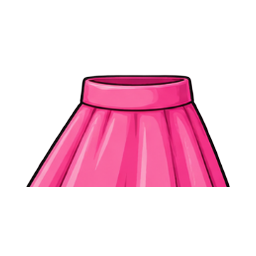
#> input picture scratch/clean_skirts/aline-skirt.png, 256 x 256 px, given as the content of the folder public/assets/outfits/skirts, which was not available
$ python process_perfect_skirts.py
#> lines starting #> are read from the running program, lines starting #| are printed output that depends on the picture; pictures that were not available may be replaced by others from this repository, and a replacement may not be noted
import os
from PIL import Image

skirt_dir = 'public/assets/outfits/skirts'
files = sorted([f for f in os.listdir(skirt_dir) if f.endswith('.png')])

for f in files:
    path = os.path.join(skirt_dir, f)
    img = Image.open(path).convert('RGBA')
#> img is the input picture: PIL image 256x256 RGBA; mean R, G, B, A 56.8, 19, 34.6, 63.4
    w, h = img.size
#> w = 256; h = 256
    pix = img.load()

    # Text labels always start around y >= 155 in the original grid slice, or y >= 148 for shorter frames.
    # In some images, the label bar has white text on dark background or vice versa.
    # Let's inspect y from 145 down to 180 to find the text label start.
    # A text label row typically has many pixels with x spanning a wide label box, or dark text pixels.
    # For each skirt, let's find the maximum y where skirt pixels exist BEFORE the label starts.

    # For 192px tall images: label bar top is at y=155 (or y=148 if shorter label).
    # Let's crop y from 0 to 150 first.
    crop_height = 150
    if f in ['satin-skirt.png', 'pencil-skirt.png']:
        crop_height = 153 # Long skirts
    elif h > 200: # aline-skirt.png (255x313)
        crop_height = int(h * 0.45)
#> crop_height = 115

    skirt_only = img.crop((0, 0, w, crop_height))
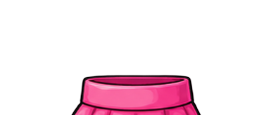
#> skirt_only: PIL image 256x115 RGBA; mean R, G, B, A 30.6, 8.9, 17.8, 38.2; transparent parts drawn white

    # Autotrim transparent laths
    bbox = skirt_only.getbbox()
#> bbox = (71, 74, 202, 115)
    if bbox:
        trimmed = skirt_only.crop(bbox)
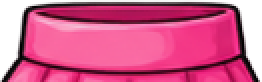
#> trimmed: PIL image 131x41 RGBA (shown 2 times larger); mean R, G, B, A 167.4, 48.7, 97.4, 209.3; transparent parts drawn white
    else:
        trimmed = skirt_only

    tw, th = trimmed.size
#> tw = 131; th = 41

    # Target canvas 256x256
    canvas_size = 256
    padding = 24
    max_dim = canvas_size - (padding * 2)

    scale = min(max_dim / tw, max_dim / th)
#> scale = 1.59
    nw = int(tw * scale)
#> nw = 208
    nh = int(th * scale)
#> nh = 65

    resized = trimmed.resize((nw, nh), Image.Resampling.LANCZOS)
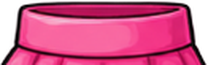
#> resized: PIL image 208x65 RGBA; mean R, G, B, A 166.9, 48.2, 97.1, 209.4; transparent parts drawn white

    # Create final transparent 256x256 image
    final_img = Image.new('RGBA', (canvas_size, canvas_size), (0, 0, 0, 0))
#> final_img: PIL image 256x256 RGBA; every value is 0
    pos_x = (canvas_size - nw) // 2
#> pos_x = 24
    pos_y = (canvas_size - nh) // 2
#> pos_y = 95
    final_img.paste(resized, (pos_x, pos_y), resized)
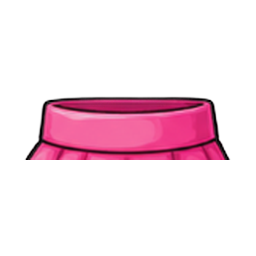
#> final_img: PIL image 256x256 RGBA; mean R, G, B, A 33.6, 9.7, 19.6, 41.9; transparent parts drawn white

    # Save back to public/assets/outfits/skirts/<filename>
    final_img.save(path)
    print(f"Processed {f:20s}: trimmed=({tw}x{th}) -> scaled=({nw}x{nh}) -> saved 256x256 transparent PNG")
#| Processed aline-skirt.png     : trimmed=(131x41) -> scaled=(208x65) -> saved 256x256 transparent PNG

print("\nALL 16 SKIRT ICONS SUCCESSFULLY CLEANED & REPLACED!")

$ run again, on scratch/clean_skirts/a-line-skirt.png
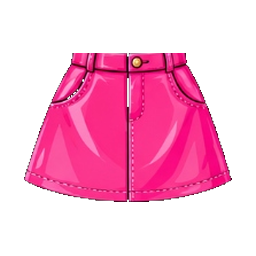
#> input picture scratch/clean_skirts/a-line-skirt.png, 256 x 256 px, given as the content of the folder public/assets/outfits/skirts, which was not available
#> img is the input picture: PIL image 256x256 RGBA; mean R, G, B, A 86.7, 18.5, 49.5, 92.5
#> `skirt_only = img.crop((0, 0, w, crop_height))`:
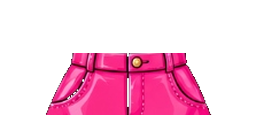
#> skirt_only: PIL image 256x115 RGBA; mean R, G, B, A 65.8, 13.8, 37.2, 73; transparent parts drawn white
#> bbox = (45, 53, 212, 115)
#> `final_img.paste(resized, (pos_x, pos_y), resized)`:
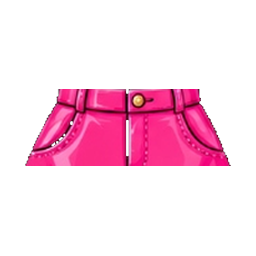
#> final_img: PIL image 256x256 RGBA; mean R, G, B, A 45.5, 9.5, 25.8, 50.4; transparent parts drawn white
#| Processed a-line-skirt.png    : trimmed=(167x62) -> scaled=(208x77) -> saved 256x256 transparent PNG
